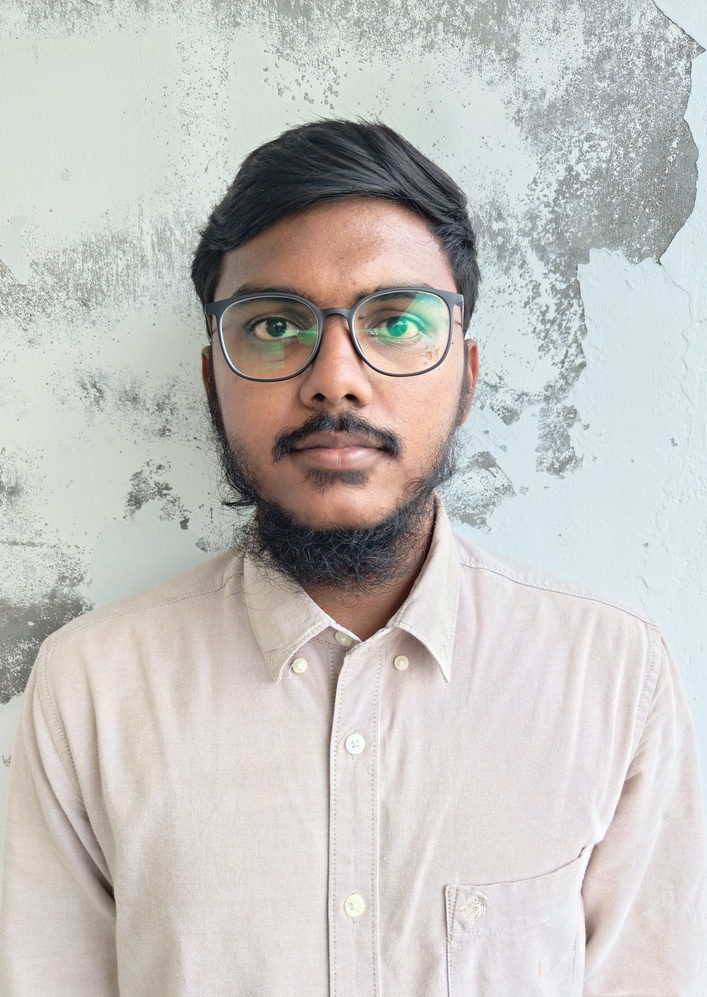
#> input picture image_recognition_task_3/images/input_image.jpg, 707 x 997 px, shrunk from 2905 x 4096 before the run, found by its file name
$ jupyter execute image_analysis.ipynb
#> lines starting #> are read from the running program, lines starting #| are printed output that depends on the picture; after the words box and inside, x2 and y2 are one past the last pixel; in counts of white or black regions, pixels touching at a corner belong together
[cell 1]
import cv2

imagePath = '/Users/shaikmohammadasrarahammad/Downloads/Internship/codealpha/image_recognition_task_3/images/input_image.jpg'

[cell 2]
img = cv2.imread(imagePath)
#> img is the input picture: shape (997, 707, 3); mean B, G, R 191.5, 194.7, 196.8

[cell 3]
img.shape
#> Out = (997, 707, 3)

[cell 4]
gray_image = cv2.cvtColor(img, cv2.COLOR_BGR2GRAY)
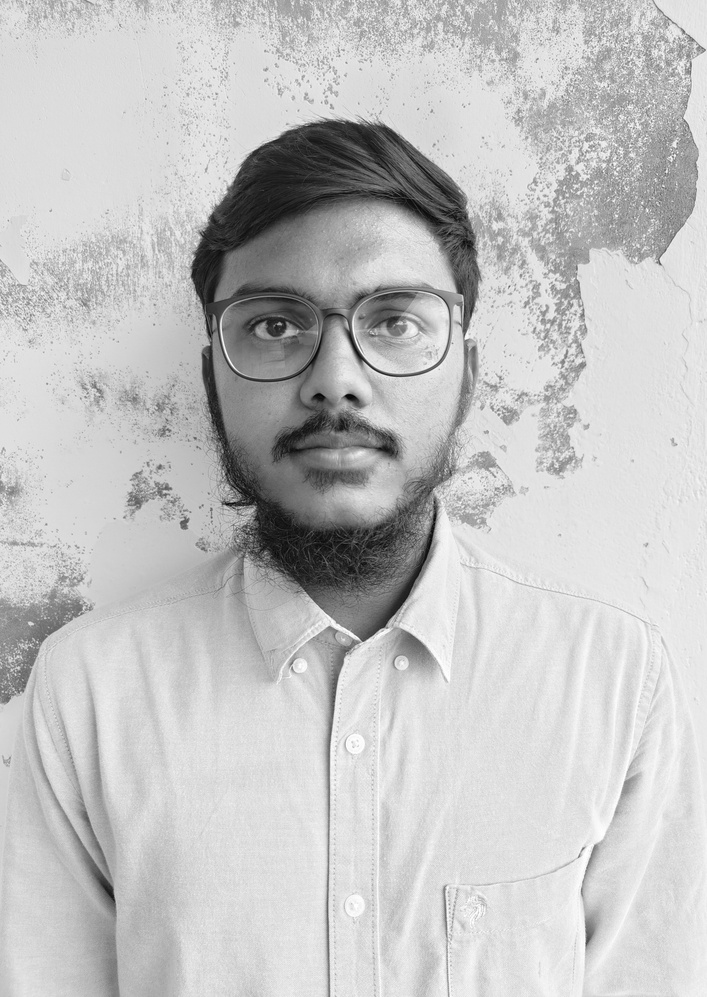
#> gray_image: shape (997, 707); min 2, max 255, mean 195

[cell 5]
gray_image.shape
#> Out = (997, 707)

[cell 6]
face_classifier = cv2.CascadeClassifier(
    cv2.data.haarcascades + "haarcascade_frontalface_default.xml"
)

[cell 7]
face = face_classifier.detectMultiScale(
    gray_image, scaleFactor=1.1, minNeighbors=5, minSize=(40, 40)
)
#> face = [[176, 199, 321, 321]]

[cell 8]
for (x, y, w, h) in face:
    cv2.rectangle(img, (x, y), (x + w, y + h), (0, 255, 0), 4)
#> this loop made 1 pass
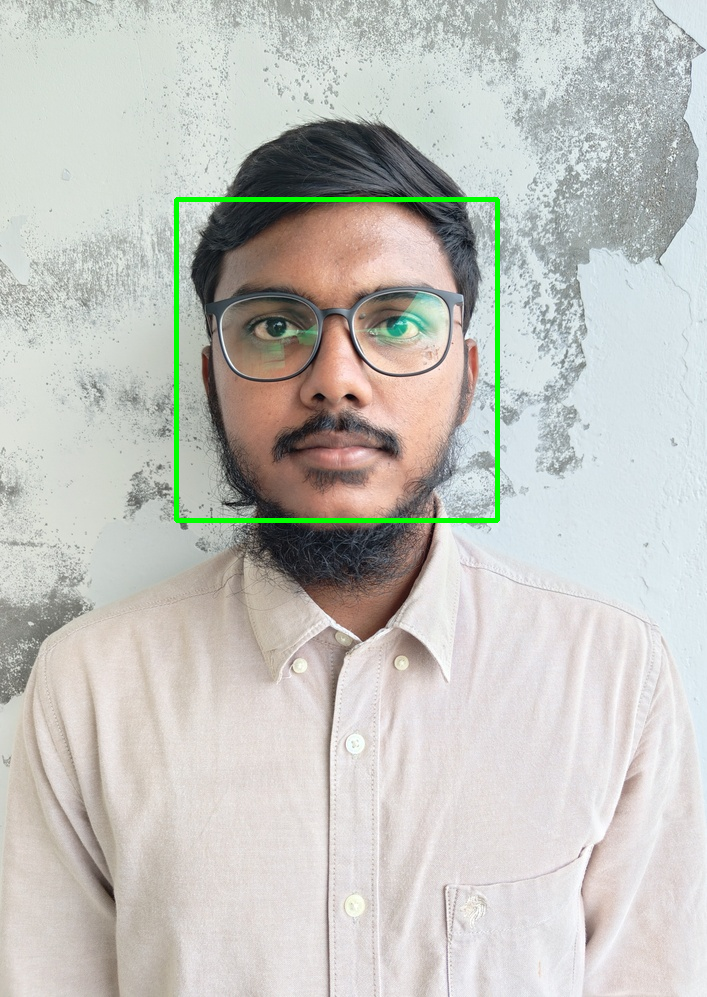
#> img: shape (997, 707, 3); 0.91% of pixels changed, all inside (x1, y1, x2, y2) = (174, 197, 500, 523)

[cell 9]
img_rgb = cv2.cvtColor(img, cv2.COLOR_BGR2RGB)
